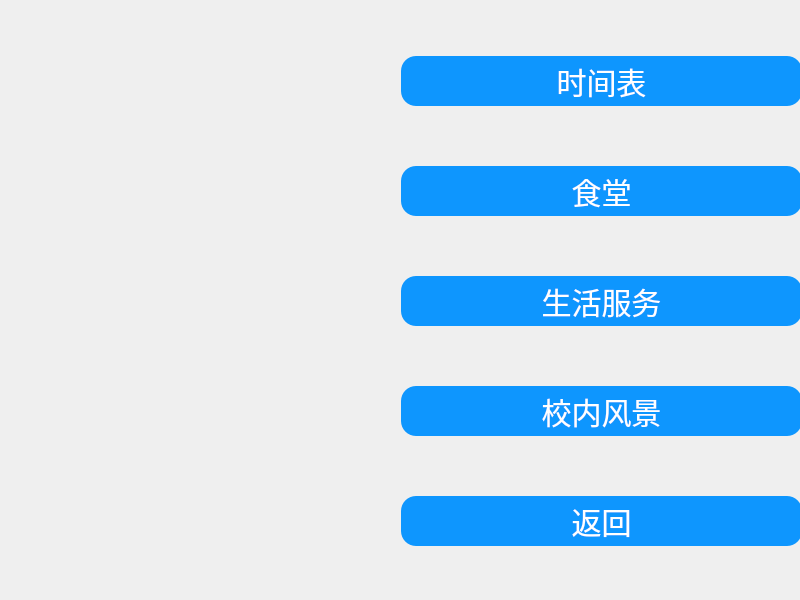
<?xml version="1.0" encoding="UTF-8"?>
<ui version="4.0">
 <class>liaojiexuexiaoDialog</class>
 <widget class="QDialog" name="liaojiexuexiaoDialog">
  <property name="geometry">
   <rect>
    <x>0</x>
    <y>0</y>
    <width>800</width>
    <height>600</height>
   </rect>
  </property>
  <property name="windowTitle">
   <string>Dialog</string>
  </property>
  <property name="styleSheet">
   <string notr="true">#liaojiexuexiaoDialog{
image-position:center left;
image: url(:/scenery/xuejing1.png);
}

</string>
  </property>
  <property name="sizeGripEnabled">
   <bool>false</bool>
  </property>
  <property name="modal">
   <bool>false</bool>
  </property>
  <widget class="QWidget" name="verticalLayoutWidget">
   <property name="geometry">
    <rect>
     <x>401</x>
     <y>2</y>
     <width>401</width>
     <height>601</height>
    </rect>
   </property>
   <layout class="QVBoxLayout" name="verticalLayout">
    <item>
     <widget class="QPushButton" name="shijianbiao">
      <property name="styleSheet">
       <string notr="true">QPushButton
{
    font-family:Microsoft Yahei;
    font:30px;
    color:white;
    background-color:rgb(14 , 150 , 254);
    border-radius:15px;
    height:50px;
    width:200px;
}

QPushButton:hover
{
    background-color:rgb(44 , 137 , 255);
}

QPushButton:pressed
{
    background-color:rgb(14 , 150 , 254);
    padding-left:3px;
    padding-top:3px;
}</string>
      </property>
      <property name="text">
       <string>时间表</string>
      </property>
     </widget>
    </item>
    <item>
     <widget class="QPushButton" name="ljxxpb2">
      <property name="styleSheet">
       <string notr="true">QPushButton
{
    font-family:Microsoft Yahei;
    font:30px;
    color:white;
    background-color:rgb(14 , 150 , 254);
    border-radius:15px;
    height:50px;
    width:200px;
}

QPushButton:hover
{
    background-color:rgb(44 , 137 , 255);
}

QPushButton:pressed
{
    background-color:rgb(14 , 150 , 254);
    padding-left:3px;
    padding-top:3px;
}</string>
      </property>
      <property name="text">
       <string>食堂</string>
      </property>
     </widget>
    </item>
    <item>
     <widget class="QPushButton" name="ljxxpb4">
      <property name="styleSheet">
       <string notr="true">QPushButton
{
    font-family:Microsoft Yahei;
    font:30px;
    color:white;
    background-color:rgb(14 , 150 , 254);
    border-radius:15px;
    height:50px;
    width:200px;
}

QPushButton:hover
{
    background-color:rgb(44 , 137 , 255);
}

QPushButton:pressed
{
    background-color:rgb(14 , 150 , 254);
    padding-left:3px;
    padding-top:3px;
}</string>
      </property>
      <property name="text">
       <string>生活服务</string>
      </property>
     </widget>
    </item>
    <item>
     <widget class="QPushButton" name="ljxxpb3">
      <property name="styleSheet">
       <string notr="true">QPushButton
{
    font-family:Microsoft Yahei;
    font:30px;
    color:white;
    background-color:rgb(14 , 150 , 254);
    border-radius:15px;
    height:50px;
    width:200px;
}

QPushButton:hover
{
    background-color:rgb(44 , 137 , 255);
}

QPushButton:pressed
{
    background-color:rgb(14 , 150 , 254);
    padding-left:3px;
    padding-top:3px;
}</string>
      </property>
      <property name="text">
       <string>校内风景</string>
      </property>
     </widget>
    </item>
    <item>
     <widget class="QPushButton" name="ljxxpb5">
      <property name="styleSheet">
       <string notr="true">QPushButton
{
    font-family:Microsoft Yahei;
    font:30px;
    color:white;
    background-color:rgb(14 , 150 , 254);
    border-radius:15px;
    height:50px;
    width:200px;
}

QPushButton:hover
{
    background-color:rgb(44 , 137 , 255);
}

QPushButton:pressed
{
    background-color:rgb(14 , 150 , 254);
    padding-left:3px;
    padding-top:3px;
}</string>
      </property>
      <property name="text">
       <string>返回</string>
      </property>
     </widget>
    </item>
   </layout>
  </widget>
 </widget>
 <resources/>
 <connections/>
</ui>
